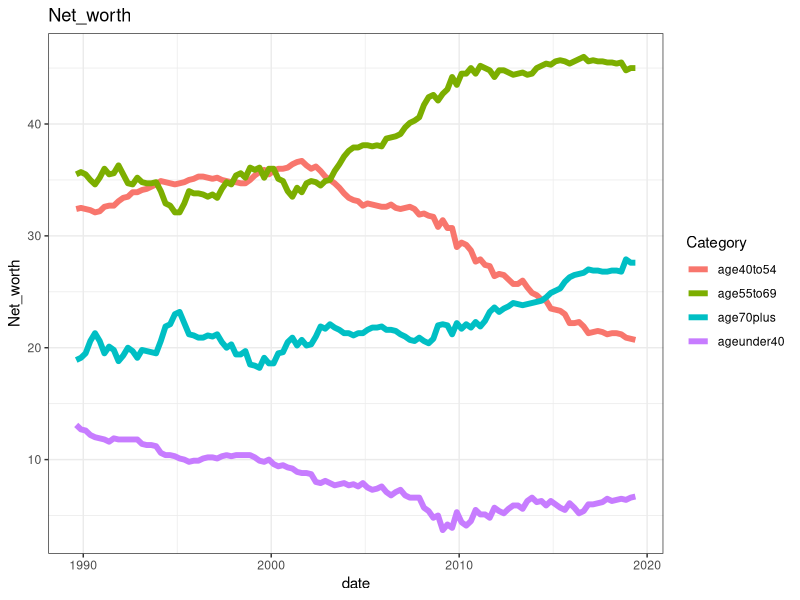
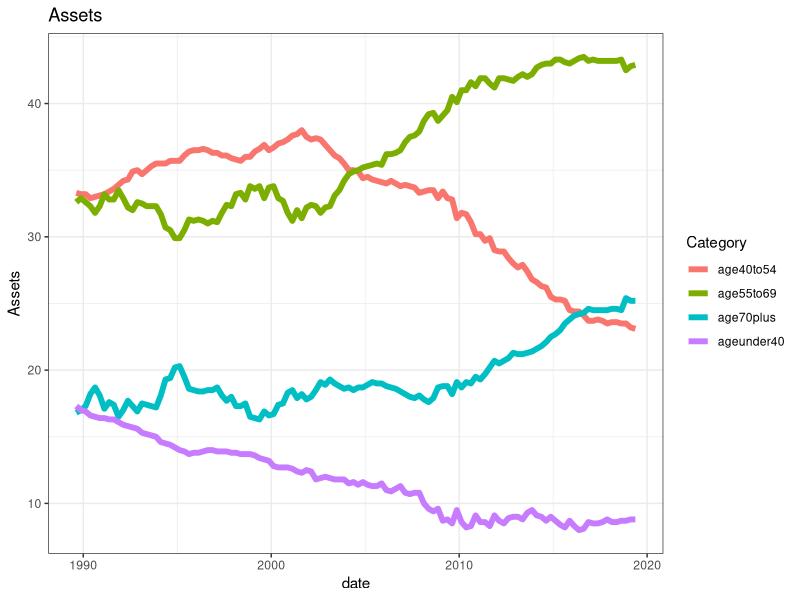
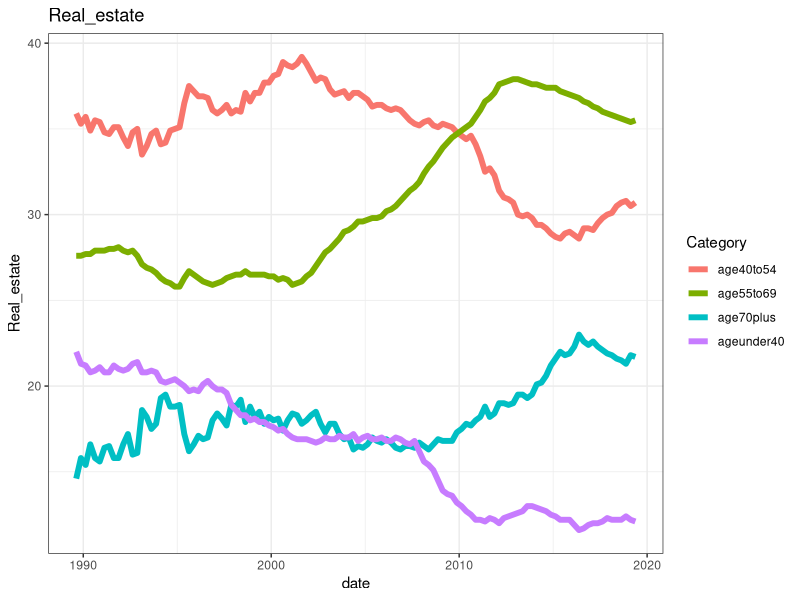
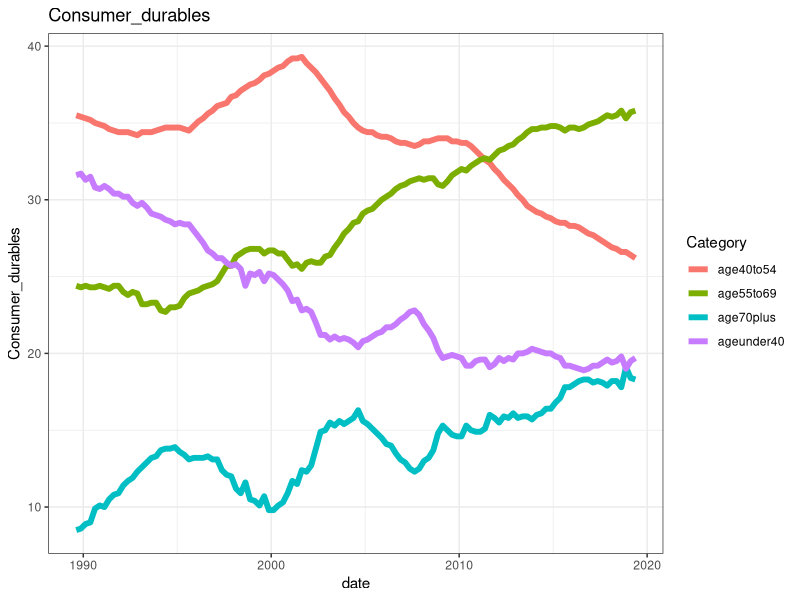
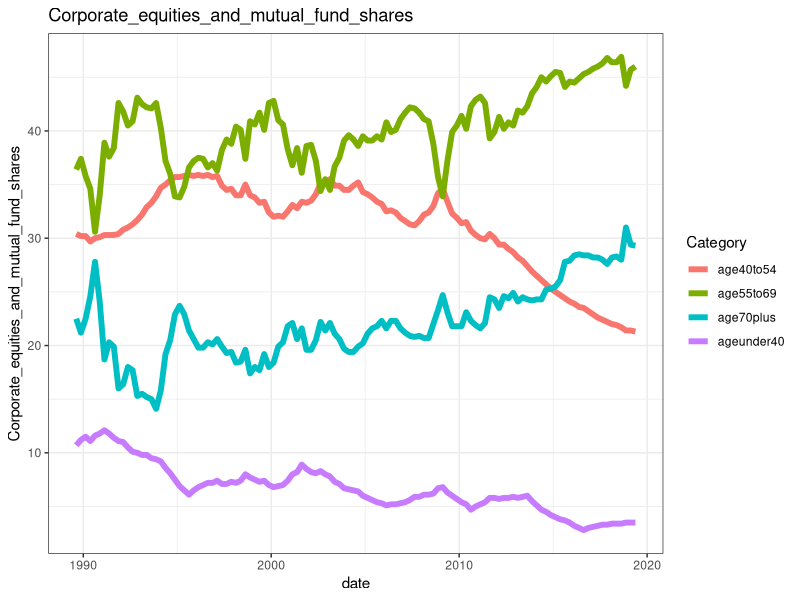
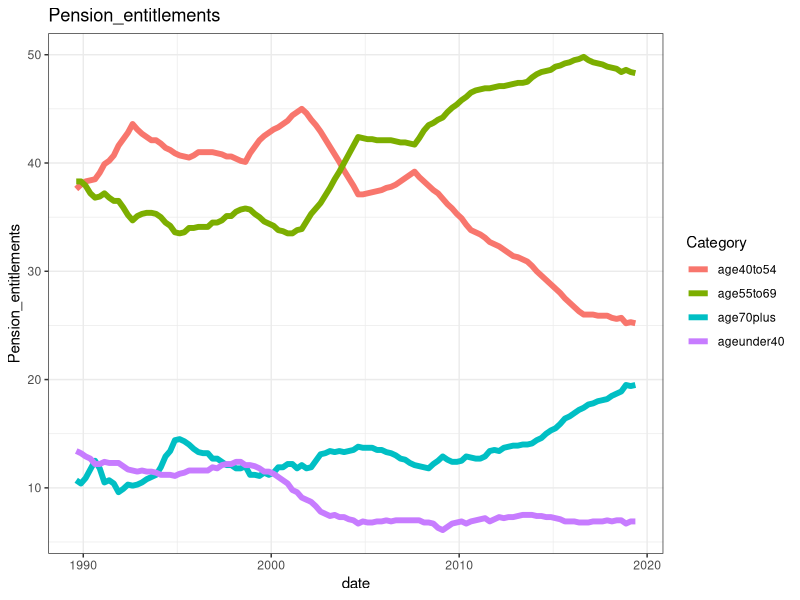
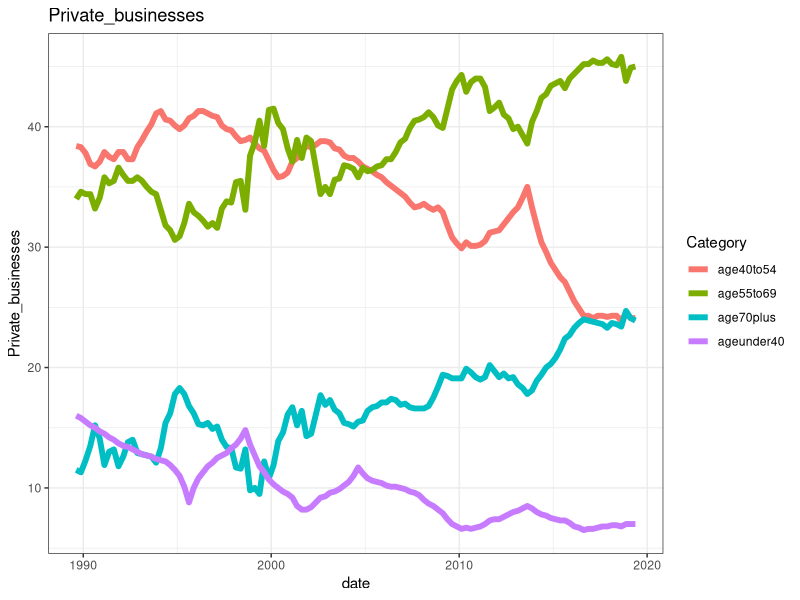
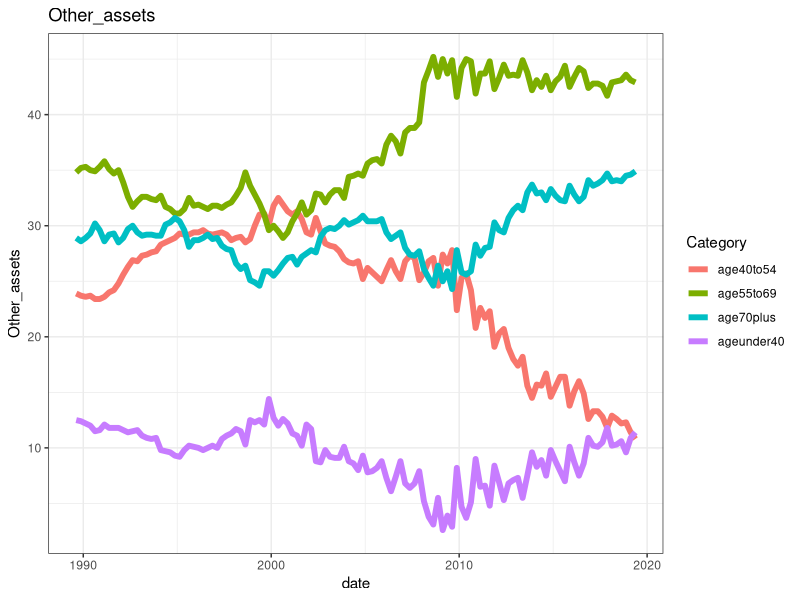

Generate these figures, in order, with R:
library(tidyverse)

year = function(qtr) {
  tmp = strsplit(qtr,':') %>% 
          unlist() %>%
          matrix(nrow=2)
  yy = as.numeric(tmp[1,])
  rr = case_when(
        tmp[2,] == 'Q1' ~ .125,
        tmp[2,] == 'Q2' ~ .375,
        tmp[2,] == 'Q3' ~ .625,
        tmp[2,] == 'Q4' ~ .875
  )
  return(yy + rr)
}

W = read_csv('US-wealth-by-age.csv') %>%
      mutate(date = year(Date))

names(W) = str_replace_all(names(W),' ','_')

pdf(file='US-wealth-by-age.pdf')            

for (this_var in names(W)[3:14]) {
  G = ggplot(data=W) +
        aes_string(x='date', y=this_var, group='Category', color='Category') +
        geom_line(lwd=2) +
        theme_bw() +
        labs(title=this_var)
  
  print(G)
}

dev.off()
